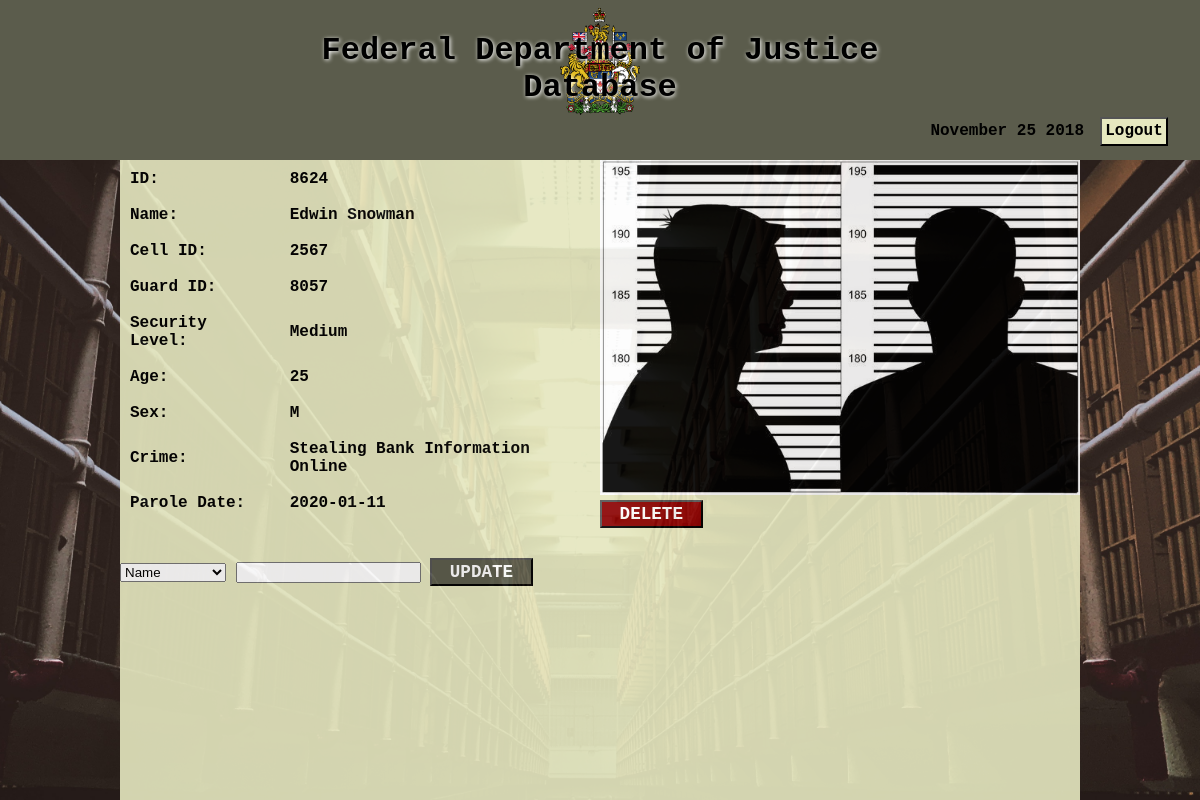
/Guard/inmateProfile.php?login&id=8624, run on the app's committed database.
### tables this page shows
CREATE TABLE Inmate(
	Inmate_ID INTEGER,
	Employee_ID INTEGER NOT NULL,
    Cell_Id INTEGER NOT NULL,
	Name CHAR(20),
	Security_Level CHAR(50),
	Age INTEGER,
	Sex CHAR(1),
	Crime CHAR(50),
	Parole_Date DATE,
	PRIMARY KEY (Inmate_ID),
	FOREIGN KEY (Employee_ID) references Guards(Employee_ID)
            ON UPDATE CASCADE,
    FOREIGN KEY (cell_ID) references Cell(Cell_ID)
            ON UPDATE CASCADE
);

### Guard/inmateProfile.php (the view, shortened to what this page needs)
<!DOCTYPE html>
<html lang="en">
<head>
    <link rel="stylesheet" href="./../style.css">
</head>
<body>
    <?php include('./../templates/header.php'); ?>
    <main>
        <div class="inmateProfile">
            <div class="inmateInfo">
                <table>
            <?php
                $conn = connectToDatabase();
                $id = $_GET['id'];
                $query = "SELECT * FROM inmate WHERE Inmate_ID = $id";
                $result = $conn->query($query);
                if($result->num_rows > 0){
                    $row = $result->fetch_assoc();
                        echo "<tr><td>ID: </td><td>" . $row["Inmate_ID"] . "</td></tr>";
                        echo "<tr><td>Name: </td><td>" . $row["Name"] . "</td></tr>";
                        echo "<tr><td>Cell ID: </td><td>" . $row["Cell_Id"] . "</td></tr>";
                        echo "<tr><td>Guard ID: </td><td>" . $row["Employee_ID"] . "</td></tr>";
                        echo "<tr><td>Security Level: </td><td>" . $row["Security_Level"] . "</td></tr>";
                        echo "<tr><td>Age: </td><td>" . $row["Age"] . "</td></tr>";
                        echo "<tr><td>Sex: </td><td>" . $row["Sex"] . "</td></tr>";
                        echo "<tr><td>Crime: </td><td>" . $row["Crime"] . "</td></tr>";
                        echo "<tr><td>Parole Date: </td><td>" . $row["Parole_Date"] . "</td></tr>";
                }
            ?>
                </table>
                <br><br>
                <form action="#" method="post">
                    <select name="attributeList">
                        <option value="Name">Name</option>
                    </select>
                    <input type="text" name="updateField">
                    <input id="updateButton" name="update" type="submit" value="UPDATE">
                </form>
            </div>
            <div class="right">
                <img id="profilePic" src="./Img/criminalProfile.jpg" alt="">
                <form action="#" method="post">
                    <input id="deleteButton" name="delete" type="submit" value="DELETE">
                </form>
            </div>
        </div>
    </main>
</body>
</html>

### style.css (style rules this page uses)
body { background-image: url("./Img/tyler-rutherford-1142553-unsplash.jpg"); background-size: cover; background-repeat: repeat; background-position: center; display: grid; grid-template-rows: 0.15fr 1fr; height: 100vh; margin: 0; font-family: 'Courier New', Courier, monospace; font-weight: bold; }
main { justify-self: center; opacity: 0.9; background-color: #E6E8C0; width: 80%; }
button, input[type="button"], input[type="submit"] { font-family: 'Courier New', Courier, monospace; font-weight: bold; }
input[type="button"], button, #updateButton, #deleteButton { grid-column: 2 / -1; font-size: 1.1em; padding: 0.2em; background-color: #5B5C4C; color: white; }
.inmateProfile { display: grid; grid-template-columns: 1fr 1fr; }
#profilePic { width: 100%; }
.inmateInfo { justify-self: center; }
.inmateInfo > table > tbody > tr > td, td, th { padding: 0.5em; }
.inmateInfo > table { border: none; }
#deleteButton { background-color: darkred; }
#updateButton, #deleteButton { padding: 0.1em 1em; }
table, th { border: 1px solid black; }

### data on the page
inmate: Inmate_ID "8624", Name "Edwin Snowman", Cell_Id "2567", Employee_ID "8057", Security_Level "Medium", Age "25", Sex "M", Crime "Stealing Bank Information Online", Parole_Date "2020-01-11"
